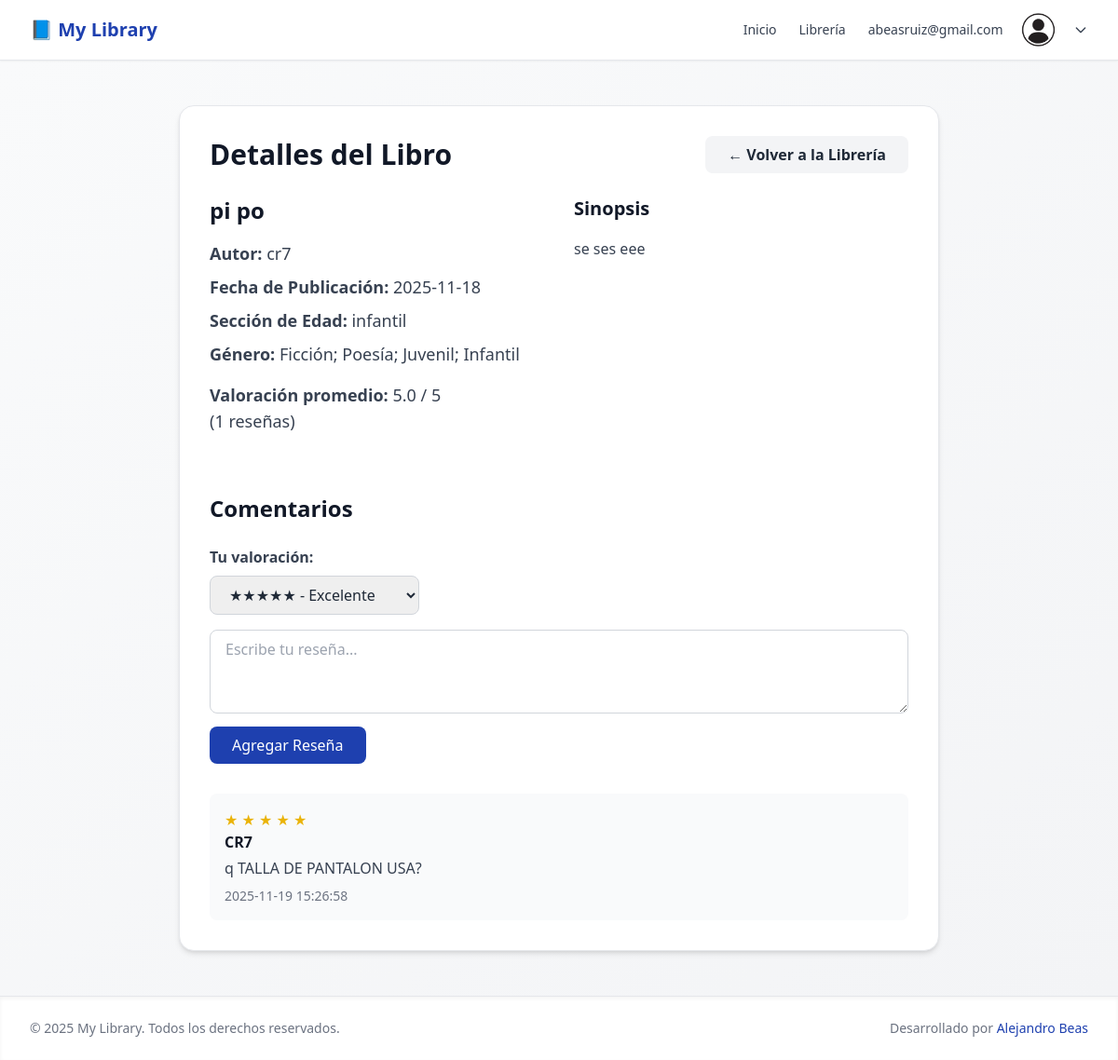
Screenshot of /view-book/11 (signed in) with the database file from the repository.
### tables this page shows
CREATE TABLE books (
	id INTEGER NOT NULL PRIMARY KEY AUTOINCREMENT,
	title TEXT NOT NULL,
	author TEXT,
	publish_date TEXT
, sinopsis varchar(45) default NULL, Etiqueta varchar(45) default NULL, genres TEXT NOT NULL);

CREATE TABLE comments (
    id INTEGER PRIMARY KEY AUTOINCREMENT,
    book_id INTEGER NOT NULL,
    user_id INTEGER NOT NULL,
    comment TEXT NOT NULL,
    created_at DATETIME DEFAULT CURRENT_TIMESTAMP,
    updated_at DATETIME DEFAULT CURRENT_TIMESTAMP, rating TINYINT NOT NULL DEFAULT 5,
    FOREIGN KEY (book_id) REFERENCES books(id),
    FOREIGN KEY (user_id) REFERENCES users(id)
);

CREATE TABLE users (
    id INTEGER PRIMARY KEY AUTOINCREMENT,
    email VARCHAR(255) UNIQUE NOT NULL,
    password VARCHAR(255) NOT NULL,
    created_at DATETIME DEFAULT CURRENT_TIMESTAMP
, name varchar(45), EtiquetaEdad varchar(45), Preferencias varchar(45));

### controllers/view-bookcontroller.php (called while the page is built, shortened)
<?php
$params = $_GET['params'] ?? [];
$id = $params[0] ?? null;
require_once __DIR__ . '/../models/books.php';
require_once __DIR__ . '/../models/functions.php';
$book = getBookById($db, $id);
$averageData = getAverageRating($db, $book['id']);
$averageRating = $averageData['avg_rating'];
$totalReviews = $averageData['total_reviews'];
$comments = getCommentsByBookId($db, $id);
include __DIR__ . '/../views/book_detail.view.php';

### models/books.php (called while the page is built, shortened)
<?php
function getBookById($db, $id) {
    try {
        $stmt = $db->prepare("SELECT * FROM books WHERE id = ?");
        $stmt->execute([$id]);
        return $stmt->fetch(PDO::FETCH_ASSOC);
    } catch (PDOException $e) {
        error_log("Error getting book by ID: " . $e->getMessage());
        return false;
    }
}

### models/functions.php (called while the page is built, shortened)
<?php
function getAverageRating($db, $bookId) {
    $stmt = $db->prepare("SELECT AVG(rating) as avg_rating, COUNT(*) as total_reviews
                          FROM comments
                          WHERE book_id = ?");
    $stmt->execute([$bookId]);
    return $stmt->fetch(PDO::FETCH_ASSOC);
}
function getCommentsByBookId($db, $bookId) {
    try {
        $stmt = $db->prepare("
            SELECT c.id, c.comment, c.created_at, c.rating, c.user_id, u.name AS username
            FROM comments c
            JOIN users u ON c.user_id = u.id
            WHERE c.book_id = ?
            ORDER BY c.created_at DESC
        ");
        $stmt->execute([$bookId]);
        return $stmt->fetchAll(PDO::FETCH_ASSOC);
    } catch (PDOException $e) {
        error_log("Error getting comments: " . $e->getMessage());
        return [];
    }
}

### views/book_detail.view.php (the view, shortened to what this page needs)
<?php include 'partials/header.view.php'; ?>
<main class="flex-1 bg-gradient-to-br from-gray-50 to-gray-100 py-12">
    <div class="max-w-4xl mx-auto px-6 sm:px-8 lg:px-10">
        <div class="bg-white rounded-2xl shadow-md p-8 border border-gray-200">
            <div class="flex justify-between items-center mb-6">
                <h1 class="text-3xl font-bold text-gray-900">Detalles del Libro</h1>
                <a href="/books" class="bg-gray-100 text-gray-800 py-2 px-6 rounded-lg hover:bg-gray-200 font-semibold">
                    ← Volver a la Librería
                </a>
            </div>
            <?php if ($book): ?>
                <div class="grid grid-cols-1 md:grid-cols-2 gap-8">
                    <div>
                        <h2 class="text-2xl font-semibold text-gray-900 mb-4"><?= htmlspecialchars($book['title']) ?></h2>
                        <p class="text-lg text-gray-700 mb-2"><strong>Autor:</strong> <?= htmlspecialchars($book['author']) ?></p>
                        <p class="text-lg text-gray-700 mb-2"><strong>Fecha de Publicación:</strong> <?= htmlspecialchars($book['publish_date']) ?></p>
                        <p class="text-lg text-gray-700 mb-2"><strong>Sección de Edad:</strong> <?= htmlspecialchars($book['Etiqueta']) ?></p>
                        <p class="text-lg text-gray-700 mb-4"><strong>Género:</strong> <?= htmlspecialchars($book['genres']) ?></p>
                        <?php if ($averageRating): ?>
                            <p class="text-lg text-gray-700 mb-4">
                                <strong>Valoración promedio:</strong>
                                <?= number_format($averageRating, 1) ?> / 5
                                <br>
                                (<?= $totalReviews ?> reseñas)
                            </p>
                        <?php else: ?>
                            <p class="text-lg text-gray-500 mb-4">Este libro aún no tiene reseñas.</p>
                        <?php endif; ?>
                    </div>
                    <div>
                        <h3 class="text-xl font-semibold text-gray-900 mb-4">Sinopsis</h3>
                        <p class="text-gray-700 leading-relaxed"><?= nl2br(htmlspecialchars($book['sinopsis'])) ?></p>
                    </div>
                </div>
                <?php
                    $userHasComment = false;
                ?>
                <div class="mt-12">
                    <h2 class="text-2xl font-bold text-gray-900 mb-6">Comentarios</h2>
                     <?php if (!$userHasComment): ?>
                        <form method="POST" action="/add-comment" class="mb-8">
                            <label class="block mb-2 font-semibold text-gray-700">Tu valoración:</label>
                            <select name="rating" required class="px-4 py-2 border border-gray-300 rounded-lg">
                                <option value="5">★★★★★ - Excelente</option>
                            </select>
                            <textarea name="comment" rows="3" required
                                    class="w-full mt-4 px-4 py-2 border border-gray-300 rounded-lg focus:ring-2 focus:ring-primary focus:border-primary"
                                    placeholder="Escribe tu reseña..."></textarea>
                            <button type="submit" class="mt-2 bg-primary text-white px-6 py-2 rounded-lg hover:bg-red-700">
                                Agregar Reseña
                            </button>
                        </form>
                    <?php else: ?>
                        <p class="text-gray-500">Ya has reseñado este libro. Puedes editar o eliminar tu reseña.</p>
                    <?php endif; ?>
                    <?php if (!empty($comments)): ?>
                        <div class="space-y-4">
                            <?php foreach ($comments as $comment): ?>
                                <div class="bg-gray-50 p-4 rounded-lg">
                                    <div class="flex justify-between items-start">
                                        <div>
                                            <p class="text-yellow-500">
                                            <?php for ($i = 1; $i <= 5; $i++): ?>
                                                <?= $i <= $comment['rating'] ? '★' : '☆' ?>
                                            <?php endfor; ?>
                                            </p>
                                            <p class="font-semibold text-gray-900"><?= htmlspecialchars($comment['username']) ?></p>
                                            <p class="text-gray-700 mt-1"><?= nl2br(htmlspecialchars($comment['comment'])) ?></p>
                                            <p class="text-sm text-gray-500 mt-2"><?= htmlspecialchars($comment['created_at']) ?></p>
                                        </div>
                                    </div>
                                </div>
                            <?php endforeach; ?>
                        </div>
                    <?php else: ?>
                        <p class="text-gray-500">No hay comentarios aún. ¡Sé el primero en comentar!</p>
                    <?php endif; ?>
                </div>
            <?php else: ?>
                <p class="text-red-600">Libro no encontrado.</p>
            <?php endif; ?>
        </div>
    </div>
</main>
<?php include 'partials/footer.view.php'; ?>

### views/partials/header.view.php (style rules this page uses)
.bg-primary { background-color: #1e40af; }

### rows the page displays
books: title "pi po", author "cr7", publish_date "2025-11-18", Etiqueta "infantil", genres "Ficción; Poesía; Juvenil; Infantil", sinopsis "se ses eee"
comments: rating 5 (drawn), user.name "CR7", comment "q TALLA DE PANTALON USA?", created_at "2025-11-19 15:26:58"

### other values shown
$_SESSION['user']['email'] "abeasruiz@gmail.com"
$averageRating "5.0"
$totalReviews "1"
APP_NAME "My Library"
